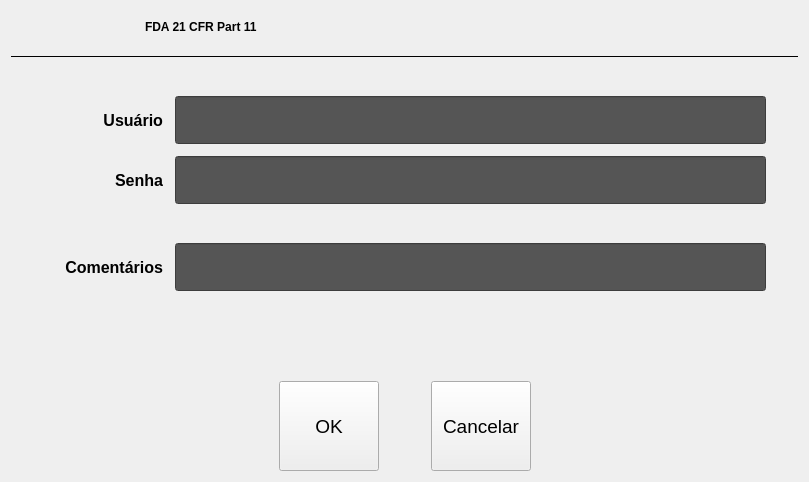
<?xml version="1.0" encoding="UTF-8"?>
<ui version="4.0">
 <class>DialogPart11</class>
 <widget class="QDialog" name="DialogPart11">
  <property name="geometry">
   <rect>
    <x>0</x>
    <y>0</y>
    <width>809</width>
    <height>482</height>
   </rect>
  </property>
  <property name="windowTitle">
   <string>Dialog</string>
  </property>
  <layout class="QVBoxLayout" name="verticalLayout">
   <property name="spacing">
    <number>12</number>
   </property>
   <item>
    <layout class="QHBoxLayout" name="horizontalLayout">
     <item>
      <widget class="QLabel" name="lbl_logo">
       <property name="minimumSize">
        <size>
         <width>122</width>
         <height>32</height>
        </size>
       </property>
       <property name="maximumSize">
        <size>
         <width>122</width>
         <height>32</height>
        </size>
       </property>
       <property name="text">
        <string/>
       </property>
       <property name="pixmap">
        <pixmap resource="../res/images.qrc">:/images/logo.png</pixmap>
       </property>
       <property name="scaledContents">
        <bool>true</bool>
       </property>
      </widget>
     </item>
     <item>
      <widget class="QLabel" name="label_6">
       <property name="minimumSize">
        <size>
         <width>0</width>
         <height>32</height>
        </size>
       </property>
       <property name="font">
        <font>
         <weight>75</weight>
         <bold>true</bold>
        </font>
       </property>
       <property name="text">
        <string>FDA 21 CFR Part 11</string>
       </property>
      </widget>
     </item>
    </layout>
   </item>
   <item>
    <widget class="Line" name="line">
     <property name="frameShadow">
      <enum>QFrame::Plain</enum>
     </property>
     <property name="orientation">
      <enum>Qt::Horizontal</enum>
     </property>
    </widget>
   </item>
   <item>
    <spacer name="verticalSpacer_3">
     <property name="orientation">
      <enum>Qt::Vertical</enum>
     </property>
     <property name="sizeHint" stdset="0">
      <size>
       <width>20</width>
       <height>23</height>
      </size>
     </property>
    </spacer>
   </item>
   <item>
    <layout class="QHBoxLayout" name="horizontalLayout_5">
     <property name="leftMargin">
      <number>32</number>
     </property>
     <property name="rightMargin">
      <number>32</number>
     </property>
     <item>
      <widget class="QLabel" name="label_2">
       <property name="minimumSize">
        <size>
         <width>120</width>
         <height>0</height>
        </size>
       </property>
       <property name="maximumSize">
        <size>
         <width>120</width>
         <height>16777215</height>
        </size>
       </property>
       <property name="font">
        <font>
         <pointsize>12</pointsize>
         <weight>75</weight>
         <bold>true</bold>
        </font>
       </property>
       <property name="text">
        <string>Usuário</string>
       </property>
       <property name="alignment">
        <set>Qt::AlignRight|Qt::AlignTrailing|Qt::AlignVCenter</set>
       </property>
      </widget>
     </item>
     <item>
      <widget class="QLineEdit" name="le_name">
       <property name="enabled">
        <bool>false</bool>
       </property>
       <property name="minimumSize">
        <size>
         <width>80</width>
         <height>48</height>
        </size>
       </property>
       <property name="font">
        <font>
         <pointsize>15</pointsize>
        </font>
       </property>
       <property name="autoFillBackground">
        <bool>false</bool>
       </property>
       <property name="styleSheet">
        <string notr="true">background-color: rgb(85, 85, 85);
color: rgb(255, 255, 255);</string>
       </property>
       <property name="text">
        <string/>
       </property>
       <property name="maxLength">
        <number>16</number>
       </property>
       <property name="frame">
        <bool>true</bool>
       </property>
       <property name="alignment">
        <set>Qt::AlignCenter</set>
       </property>
       <property name="readOnly">
        <bool>true</bool>
       </property>
      </widget>
     </item>
    </layout>
   </item>
   <item>
    <layout class="QHBoxLayout" name="horizontalLayout_3">
     <property name="leftMargin">
      <number>32</number>
     </property>
     <property name="rightMargin">
      <number>32</number>
     </property>
     <item>
      <widget class="QLabel" name="label_3">
       <property name="minimumSize">
        <size>
         <width>120</width>
         <height>0</height>
        </size>
       </property>
       <property name="maximumSize">
        <size>
         <width>120</width>
         <height>16777215</height>
        </size>
       </property>
       <property name="font">
        <font>
         <pointsize>12</pointsize>
         <weight>75</weight>
         <bold>true</bold>
        </font>
       </property>
       <property name="text">
        <string>Senha</string>
       </property>
       <property name="alignment">
        <set>Qt::AlignRight|Qt::AlignTrailing|Qt::AlignVCenter</set>
       </property>
      </widget>
     </item>
     <item>
      <widget class="QLineEdit" name="le_password">
       <property name="enabled">
        <bool>false</bool>
       </property>
       <property name="minimumSize">
        <size>
         <width>80</width>
         <height>48</height>
        </size>
       </property>
       <property name="font">
        <font>
         <pointsize>15</pointsize>
        </font>
       </property>
       <property name="autoFillBackground">
        <bool>false</bool>
       </property>
       <property name="styleSheet">
        <string notr="true">background-color: rgb(85, 85, 85);
color: rgb(255, 255, 255);</string>
       </property>
       <property name="text">
        <string/>
       </property>
       <property name="maxLength">
        <number>16</number>
       </property>
       <property name="frame">
        <bool>true</bool>
       </property>
       <property name="echoMode">
        <enum>QLineEdit::Password</enum>
       </property>
       <property name="alignment">
        <set>Qt::AlignCenter</set>
       </property>
       <property name="readOnly">
        <bool>true</bool>
       </property>
      </widget>
     </item>
    </layout>
   </item>
   <item>
    <spacer name="verticalSpacer_4">
     <property name="orientation">
      <enum>Qt::Vertical</enum>
     </property>
     <property name="sizeHint" stdset="0">
      <size>
       <width>20</width>
       <height>23</height>
      </size>
     </property>
    </spacer>
   </item>
   <item>
    <layout class="QHBoxLayout" name="horizontalLayout_2">
     <property name="leftMargin">
      <number>32</number>
     </property>
     <property name="rightMargin">
      <number>32</number>
     </property>
     <item>
      <widget class="QLabel" name="label_4">
       <property name="minimumSize">
        <size>
         <width>120</width>
         <height>0</height>
        </size>
       </property>
       <property name="maximumSize">
        <size>
         <width>120</width>
         <height>16777215</height>
        </size>
       </property>
       <property name="font">
        <font>
         <pointsize>12</pointsize>
         <weight>75</weight>
         <bold>true</bold>
        </font>
       </property>
       <property name="text">
        <string>Comentários</string>
       </property>
       <property name="alignment">
        <set>Qt::AlignRight|Qt::AlignTrailing|Qt::AlignVCenter</set>
       </property>
      </widget>
     </item>
     <item>
      <widget class="QLineEdit" name="le_comments">
       <property name="enabled">
        <bool>false</bool>
       </property>
       <property name="minimumSize">
        <size>
         <width>100</width>
         <height>48</height>
        </size>
       </property>
       <property name="font">
        <font>
         <pointsize>15</pointsize>
        </font>
       </property>
       <property name="autoFillBackground">
        <bool>false</bool>
       </property>
       <property name="styleSheet">
        <string notr="true">background-color: rgb(85, 85, 85);
color: rgb(255, 255, 255);</string>
       </property>
       <property name="inputMask">
        <string/>
       </property>
       <property name="text">
        <string/>
       </property>
       <property name="maxLength">
        <number>40</number>
       </property>
       <property name="frame">
        <bool>true</bool>
       </property>
       <property name="alignment">
        <set>Qt::AlignCenter</set>
       </property>
       <property name="readOnly">
        <bool>true</bool>
       </property>
      </widget>
     </item>
    </layout>
   </item>
   <item>
    <spacer name="verticalSpacer_2">
     <property name="orientation">
      <enum>Qt::Vertical</enum>
     </property>
     <property name="sizeHint" stdset="0">
      <size>
       <width>20</width>
       <height>23</height>
      </size>
     </property>
    </spacer>
   </item>
   <item>
    <widget class="QLabel" name="label">
     <property name="font">
      <font>
       <weight>75</weight>
       <bold>true</bold>
      </font>
     </property>
     <property name="text">
      <string/>
     </property>
     <property name="alignment">
      <set>Qt::AlignCenter</set>
     </property>
    </widget>
   </item>
   <item>
    <spacer name="verticalSpacer">
     <property name="orientation">
      <enum>Qt::Vertical</enum>
     </property>
     <property name="sizeHint" stdset="0">
      <size>
       <width>20</width>
       <height>23</height>
      </size>
     </property>
    </spacer>
   </item>
   <item>
    <layout class="QHBoxLayout" name="horizontalLayout_4">
     <item>
      <spacer name="horizontalSpacer">
       <property name="orientation">
        <enum>Qt::Horizontal</enum>
       </property>
       <property name="sizeHint" stdset="0">
        <size>
         <width>40</width>
         <height>20</height>
        </size>
       </property>
      </spacer>
     </item>
     <item>
      <widget class="ButtonBeR" name="btn_ok">
       <property name="minimumSize">
        <size>
         <width>100</width>
         <height>90</height>
        </size>
       </property>
       <property name="maximumSize">
        <size>
         <width>100</width>
         <height>90</height>
        </size>
       </property>
       <property name="font">
        <font>
         <pointsize>14</pointsize>
        </font>
       </property>
       <property name="focusPolicy">
        <enum>Qt::NoFocus</enum>
       </property>
       <property name="text">
        <string>OK</string>
       </property>
       <property name="icon">
        <iconset resource="../res/icons.qrc">
         <normaloff>:/icons/ok.png</normaloff>:/icons/ok.png</iconset>
       </property>
       <property name="iconSize">
        <size>
         <width>16</width>
         <height>16</height>
        </size>
       </property>
       <property name="bgIcon">
        <iconset resource="../res/icons.qrc">
         <normaloff>:/icons/bt-blank.png</normaloff>
         <normalon>:/icons/bt-blank_pressed.png</normalon>:/icons/bt-blank.png</iconset>
       </property>
       <property name="bgIconSize">
        <size>
         <width>70</width>
         <height>70</height>
        </size>
       </property>
      </widget>
     </item>
     <item>
      <spacer name="horizontalSpacer_2">
       <property name="orientation">
        <enum>Qt::Horizontal</enum>
       </property>
       <property name="sizeType">
        <enum>QSizePolicy::Fixed</enum>
       </property>
       <property name="sizeHint" stdset="0">
        <size>
         <width>40</width>
         <height>20</height>
        </size>
       </property>
      </spacer>
     </item>
     <item>
      <widget class="ButtonBeR" name="btn_cancel">
       <property name="minimumSize">
        <size>
         <width>100</width>
         <height>90</height>
        </size>
       </property>
       <property name="maximumSize">
        <size>
         <width>100</width>
         <height>90</height>
        </size>
       </property>
       <property name="font">
        <font>
         <pointsize>14</pointsize>
        </font>
       </property>
       <property name="focusPolicy">
        <enum>Qt::NoFocus</enum>
       </property>
       <property name="text">
        <string>Cancelar</string>
       </property>
       <property name="icon">
        <iconset resource="../res/icons.qrc">
         <normaloff>:/icons/cancel.png</normaloff>:/icons/cancel.png</iconset>
       </property>
       <property name="iconSize">
        <size>
         <width>16</width>
         <height>16</height>
        </size>
       </property>
       <property name="bgIcon">
        <iconset resource="../res/icons.qrc">
         <normaloff>:/icons/bt-blank.png</normaloff>
         <normalon>:/icons/bt-blank_pressed.png</normalon>:/icons/bt-blank.png</iconset>
       </property>
       <property name="bgIconSize">
        <size>
         <width>70</width>
         <height>70</height>
        </size>
       </property>
      </widget>
     </item>
     <item>
      <spacer name="horizontalSpacer_3">
       <property name="orientation">
        <enum>Qt::Horizontal</enum>
       </property>
       <property name="sizeHint" stdset="0">
        <size>
         <width>40</width>
         <height>20</height>
        </size>
       </property>
      </spacer>
     </item>
    </layout>
   </item>
  </layout>
 </widget>
 <customwidgets>
  <customwidget>
   <class>ButtonBeR</class>
   <extends>QPushButton</extends>
   <header>buttonber.h</header>
  </customwidget>
 </customwidgets>
 <resources>
  <include location="../res/images.qrc"/>
  <include location="../res/icons.qrc"/>
 </resources>
 <connections/>
</ui>
